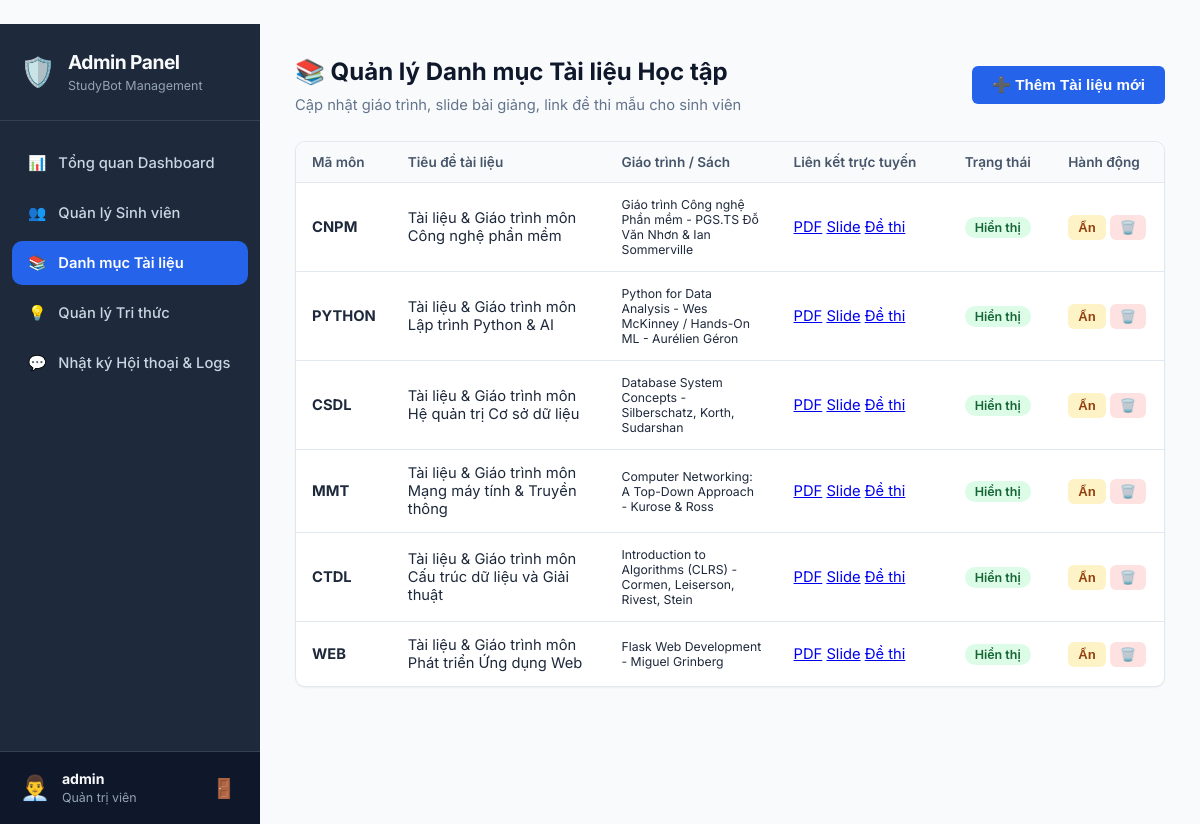
The page /admin/materials (signed in) on the database its author committed.
### tables this page shows
CREATE TABLE materials (
	id INTEGER NOT NULL, 
	subject_code VARCHAR(20) NOT NULL, 
	title VARCHAR(150) NOT NULL, 
	type VARCHAR(50), 
	syllabus_url VARCHAR(300), 
	slides_url VARCHAR(300), 
	exam_url VARCHAR(300), 
	reference_book VARCHAR(255), 
	status VARCHAR(20), 
	updated_at DATETIME, 
	PRIMARY KEY (id)
);

### app/routes.py (the view)
@main_bp.route('/admin/materials')
@login_required
@admin_required
def admin_materials():
    materials = Material.query.all()
    subjects = Subject.query.all()
    return render_template('admin/materials.html', user=current_user, materials=materials, subjects=subjects)

### app/__init__.py (called while the page is built)
def create_app():
    app = Flask(__name__)
    app.config['SECRET_KEY'] = os.environ.get('SECRET_KEY', 'studybot-secret-key-production-2025')
    app.config['SQLALCHEMY_DATABASE_URI'] = os.environ.get('DATABASE_URL', 'sqlite:///studybot.db')
    app.config['SQLALCHEMY_TRACK_MODIFICATIONS'] = False
    db.init_app(app)
    login_manager.init_app(app)
    login_manager.login_view = 'auth.login'
    login_manager.login_message = 'Vui lòng đăng nhập để tiếp tục.'
    login_manager.login_message_category = 'warning'
    @login_manager.user_loader
    def load_user(user_id):
        return User.query.get(int(user_id))
    from .routes import main_bp
    from .auth import auth_bp
    app.register_blueprint(main_bp)
    app.register_blueprint(auth_bp)
    with app.app_context():
        db.create_all()
        seed_initial_data()
    return app

### app/models.py (called while the page is built)
    def is_admin(self):
        return self.role == 'admin'

### app/routes.py (called while the page is built)
def admin_required(f):
    @wraps(f)
    def decorated_function(*args, **kwargs):
        if not current_user.is_authenticated or not current_user.is_admin():
            abort(403)
        return f(*args, **kwargs)
    return decorated_function

### app/templates/admin/materials.html (shortened to what this page needs)
﻿{% extends "base.html" %}
{% block content %}
<div class="app-layout admin-layout">
    <aside class="app-sidebar admin-sidebar">
        <div class="sidebar-brand">
            <div class="brand-icon">🛡️</div>
            <div class="brand-text">
                <h3>Admin Panel</h3>
                <small>StudyBot Management</small>
            </div>
        </div>
        <nav class="sidebar-menu">
            <a href="{{ url_for('main.admin_dashboard') }}" class="menu-item">
                <span class="icon">📊</span> Tổng quan Dashboard
            </a>
            <a href="{{ url_for('main.admin_students') }}" class="menu-item">
                <span class="icon">👥</span> Quản lý Sinh viên
            </a>
            <a href="{{ url_for('main.admin_materials') }}" class="menu-item active">
                <span class="icon">📚</span> Danh mục Tài liệu
            </a>
            <a href="{{ url_for('main.admin_knowledge') }}" class="menu-item">
                <span class="icon">💡</span> Quản lý Tri thức
            </a>
            <a href="{{ url_for('main.admin_conversations') }}" class="menu-item">
                <span class="icon">💬</span> Nhật ký Hội thoại & Logs
            </a>
        </nav>
        <div class="sidebar-user">
            <div class="user-avatar">👨‍💼</div>
            <div class="user-info">
                <strong>{{ user.username }}</strong>
                <small>Quản trị viên</small>
            </div>
            <a href="{{ url_for('auth.logout') }}" class="btn-logout" title="Đăng xuất">🚪</a>
        </div>
    </aside>
    <main class="app-main">
        <header class="main-header flex-between">
            <div>
                <h2>📚 Quản lý Danh mục Tài liệu Học tập</h2>
                <p>Cập nhật giáo trình, slide bài giảng, link đề thi mẫu cho sinh viên</p>
            </div>
            <button type="button" class="btn-primary" onclick="document.getElementById('add-mat-modal').style.display='flex'">
                ➕ Thêm Tài liệu mới
            </button>
        </header>
        <div class="table-responsive">
            <table class="data-table">
                <thead>
                    <tr>
                        <th style="width: 10%;">Mã môn</th>
                        <th style="width: 25%;">Tiêu đề tài liệu</th>
                        <th style="width: 20%;">Giáo trình / Sách</th>
                        <th style="width: 20%;">Liên kết trực tuyến</th>
                        <th style="width: 12%;">Trạng thái</th>
                        <th style="width: 13%;">Hành động</th>
                    </tr>
                </thead>
                <tbody>
                    {% for m in materials %}
                    <tr>
                        <td><strong>{{ m.subject_code }}</strong></td>
                        <td>{{ m.title }}</td>
                        <td><small>{{ m.reference_book or '-' }}</small></td>
                        <td>
                            <div class="link-tags">
                                {% if m.syllabus_url %}<a href="{{ m.syllabus_url }}" target="_blank" class="badge-pdf">PDF</a>{% endif %}
                                {% if m.slides_url %}<a href="{{ m.slides_url }}" target="_blank" class="badge-slide">Slide</a>{% endif %}
                                {% if m.exam_url %}<a href="{{ m.exam_url }}" target="_blank" class="badge-exam">Đề thi</a>{% endif %}
                            </div>
                        </td>
                        <td>
                            {% if m.status == 'active' %}
                            <span class="status-tag active">Hiển thị</span>
                            {% else %}
                            <span class="status-tag inactive">Ẩn</span>
                            {% endif %}
                        </td>
                        <td>
                            <div class="action-buttons">
                                <form action="{{ url_for('main.admin_toggle_material', id=m.id) }}" method="POST" style="display:inline;">
                                    <button type="submit" class="btn-sm {% if m.status == 'active' %}btn-warning{% else %}btn-success{% endif %}">
                                        {{ 'Ẩn' if m.status == 'active' else 'Hiện' }}
                                    </button>
                                </form>
                                <form action="{{ url_for('main.admin_delete_material', id=m.id) }}" method="POST" style="display:inline;" onsubmit="return confirm('Bạn có chắc muốn xóa tài liệu này?');">
                                    <button type="submit" class="btn-sm btn-danger">🗑️</button>
                                </form>
                            </div>
                        </td>
                    </tr>
                    {% endfor %}
                </tbody>
            </table>
        </div>
    </main>
</div>
{% endblock %}

### app/static/css/style.css (style rules this page uses)
* { box-sizing: border-box; margin: 0; padding: 0; }
body { font-family: 'Inter', -apple-system, BlinkMacSystemFont, 'Segoe UI', Roboto, sans-serif; background-color: var(--bg-main); color: var(--text-main); line-height: 1.5; -webkit-font-smoothing: antialiased; }
.btn-primary { background: var(--primary); color: #ffffff; border: none; padding: 10px 20px; border-radius: var(--radius-sm); font-weight: 600; cursor: pointer; transition: background 0.2s; font-size: 0.95rem; }
.app-layout { display: flex; min-height: 100vh; }
.app-sidebar { width: 260px; background: #1e293b; color: #f8fafc; display: flex; flex-direction: column; flex-shrink: 0; position: sticky; top: 0; height: 100vh; }
.sidebar-brand { display: flex; align-items: center; gap: 12px; padding: 24px 20px; border-bottom: 1px solid #334155; }
.brand-icon { font-size: 1.8rem; }
.brand-text h3 { font-size: 1.2rem; font-weight: 700; letter-spacing: -0.5px; }
.brand-text small { color: #94a3b8; font-size: 0.78rem; }
.sidebar-menu { flex: 1; padding: 20px 12px; display: flex; flex-direction: column; gap: 6px; }
.menu-item { display: flex; align-items: center; gap: 12px; padding: 11px 16px; color: #cbd5e1; text-decoration: none; border-radius: var(--radius-md); font-size: 0.92rem; font-weight: 500; transition: all 0.2s; }
.menu-item.active { background: var(--primary); color: #ffffff; font-weight: 600; }
.sidebar-user { padding: 16px 20px; border-top: 1px solid #334155; display: flex; align-items: center; gap: 12px; background: #0f172a; }
.user-avatar { font-size: 1.5rem; }
.user-info { flex: 1; overflow: hidden; }
.user-info strong { display: block; font-size: 0.88rem; white-space: nowrap; overflow: hidden; text-overflow: ellipsis; }
.user-info small { color: #94a3b8; font-size: 0.78rem; }
.btn-logout { color: #94a3b8; text-decoration: none; font-size: 1.2rem; padding: 4px; border-radius: 4px; transition: color 0.2s; }
.app-main { flex: 1; padding: 30px 35px; overflow-y: auto; max-width: 1200px; }
.main-header { margin-bottom: 25px; }
.main-header h2 { font-size: 1.5rem; font-weight: 700; color: #0f172a; }
.main-header p { color: var(--text-muted); font-size: 0.92rem; margin-top: 4px; }
.flex-between { display: flex; justify-content: space-between; align-items: center; }
.table-responsive { background: #ffffff; border: 1px solid var(--border-color); border-radius: var(--radius-md); overflow: hidden; box-shadow: var(--shadow-sm); }
.data-table { width: 100%; border-collapse: collapse; text-align: left; font-size: 0.92rem; }
.data-table th { background: #f8fafc; padding: 12px 16px; border-bottom: 1px solid var(--border-color); color: #475569; font-weight: 600; font-size: 0.85rem; }
.data-table td { padding: 14px 16px; border-bottom: 1px solid var(--border-color); color: #1e293b; }
.data-table tr:last-child td { border-bottom: none; }
.status-tag { display: inline-block; padding: 3px 10px; border-radius: 12px; font-size: 0.78rem; font-weight: 600; }
.status-tag.active { background: #dcfce7; color: #166534; }
.btn-sm { padding: 5px 10px; border-radius: var(--radius-sm); border: none; cursor: pointer; font-size: 0.82rem; font-weight: 600; }
.btn-warning { background: #fef3c7; color: #92400e; }
.btn-danger { background: #fee2e2; color: #991b1b; }

### rows shown on the page
materials: subject_code "CNPM", title "Tài liệu & Giáo trình môn Công nghệ phần mềm", reference_book "Giáo trình Công nghệ Phần mềm - PGS.TS Đỗ Văn Nhơn & Ian Sommerville", status "Ẩn"
materials: subject_code "PYTHON", title "Tài liệu & Giáo trình môn Lập trình Python & AI", reference_book "Python for Data Analysis - Wes McKinney / Hands-On ML - Aurélien Géron", status "Ẩn"
materials: subject_code "CSDL", title "Tài liệu & Giáo trình môn Hệ quản trị Cơ sở dữ liệu", reference_book "Database System Concepts - Silberschatz, Korth, Sudarshan", status "Ẩn"
materials: subject_code "MMT", title "Tài liệu & Giáo trình môn Mạng máy tính & Truyền thông", reference_book "Computer Networking: A Top-Down Approach - Kurose & Ross", status "Ẩn"
materials: subject_code "CTDL", title "Tài liệu & Giáo trình môn Cấu trúc dữ liệu và Giải thuật", reference_book "Introduction to Algorithms (CLRS) - Cormen, Leiserson, Rivest, Stein", status "Ẩn"
materials: subject_code "WEB", title "Tài liệu & Giáo trình môn Phát triển Ứng dụng Web", reference_book "Flask Web Development - Miguel Grinberg", status "Ẩn"

### other values the page prints
{{ user.username }} "admin"
